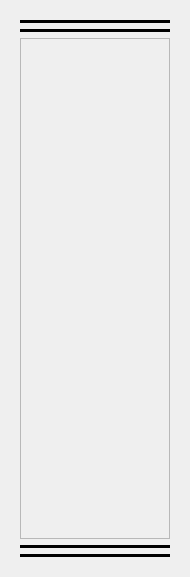
<?xml version="1.0" encoding="UTF-8"?>
<ui version="4.0">
 <class>tempAprQWidget</class>
 <widget class="QWidget" name="tempAprQWidget">
  <property name="geometry">
   <rect>
    <x>0</x>
    <y>0</y>
    <width>190</width>
    <height>577</height>
   </rect>
  </property>
  <property name="windowTitle">
   <string>Form</string>
  </property>
  <layout class="QGridLayout" name="gridLayout">
   <item row="0" column="0">
    <widget class="QWidget" name="opWidget" native="true">
     <layout class="QVBoxLayout" name="verticalLayout_2">
      <item>
       <widget class="Line" name="line_4">
        <property name="styleSheet">
         <string notr="true">background-color: rgb(0, 0, 0);</string>
        </property>
        <property name="orientation">
         <enum>Qt::Horizontal</enum>
        </property>
       </widget>
      </item>
      <item>
       <widget class="Line" name="line_3">
        <property name="styleSheet">
         <string notr="true">background-color: rgb(0, 0, 0);</string>
        </property>
        <property name="orientation">
         <enum>Qt::Horizontal</enum>
        </property>
       </widget>
      </item>
      <item>
       <widget class="QScrollArea" name="displayScrollArea">
        <property name="horizontalScrollBarPolicy">
         <enum>Qt::ScrollBarAlwaysOff</enum>
        </property>
        <property name="widgetResizable">
         <bool>true</bool>
        </property>
        <widget class="QWidget" name="scrAWidgetContents">
         <property name="geometry">
          <rect>
           <x>0</x>
           <y>0</y>
           <width>152</width>
           <height>503</height>
          </rect>
         </property>
        </widget>
       </widget>
      </item>
      <item>
       <widget class="Line" name="line_2">
        <property name="styleSheet">
         <string notr="true">background-color: rgb(0, 0, 0);</string>
        </property>
        <property name="orientation">
         <enum>Qt::Horizontal</enum>
        </property>
       </widget>
      </item>
      <item>
       <widget class="Line" name="line">
        <property name="styleSheet">
         <string notr="true">background-color: rgb(0, 0, 0);</string>
        </property>
        <property name="orientation">
         <enum>Qt::Horizontal</enum>
        </property>
       </widget>
      </item>
     </layout>
    </widget>
   </item>
  </layout>
 </widget>
 <resources/>
 <connections/>
</ui>
